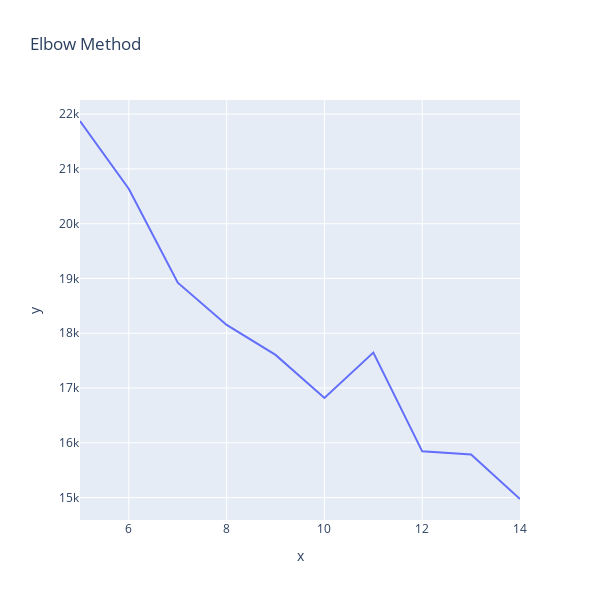

The cell this chart's notebook holds for it:
### Code cell
px.line(x=range(5,15), y=inertias, title= 'Elbow Method', height = 600, width=600)

### Figure 1 — Plotly figure (JSON) as saved in the notebook; plotly's stock layout.template omitted (floating-point values rounded to 4 significant figures)
{"data": [{"hovertemplate": "x=%{x}<br>y=%{y}<extra></extra>", "legendgroup": "", "line": {"color": "#636efa", "dash": "solid"}, "marker": {"symbol": "circle"}, "mode": "lines", "name": "", "orientation": "v", "showlegend": false, "type": "scatter", "x": [5, 6, 7, 8, 9, 10, 11, 12, 13, 14], "xaxis": "x", "y": [21880.0, 20630.0, 18920.0, 18150.0, 17600.0, 16820.0, 17650.0, 15840.0, 15790.0, 14970.0], "yaxis": "y"}], "layout": {"height": 600, "legend": {"tracegroupgap": 0}, "title": {"text": "Elbow Method"}, "width": 600, "xaxis": {"anchor": "y", "domain": [0, 1], "title": {"text": "x"}}, "yaxis": {"anchor": "x", "domain": [0, 1], "title": {"text": "y"}}}}
